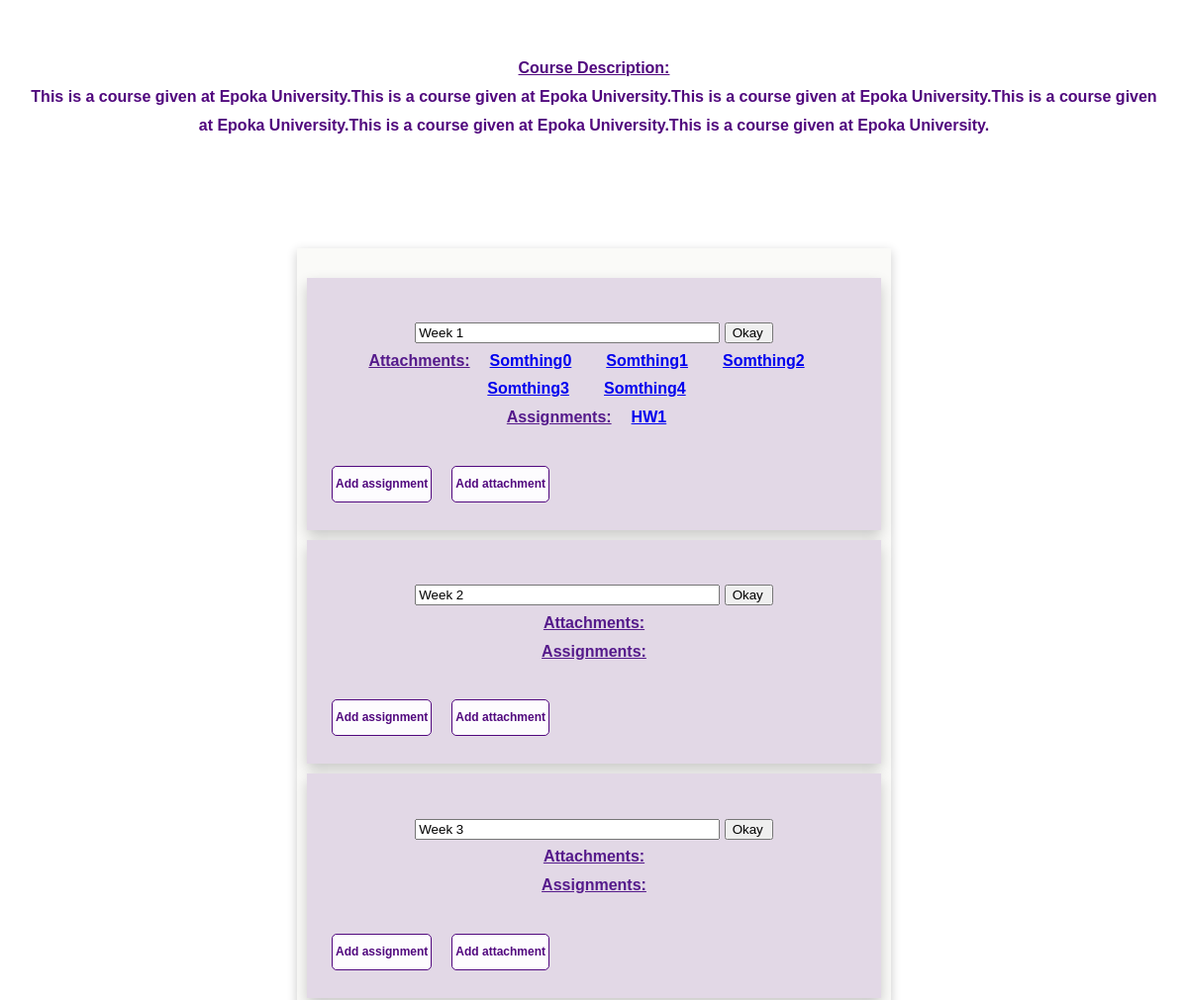
Before: /Utility/viewCourse.php?courseId=7 (signed in, middle part) with the older database file.
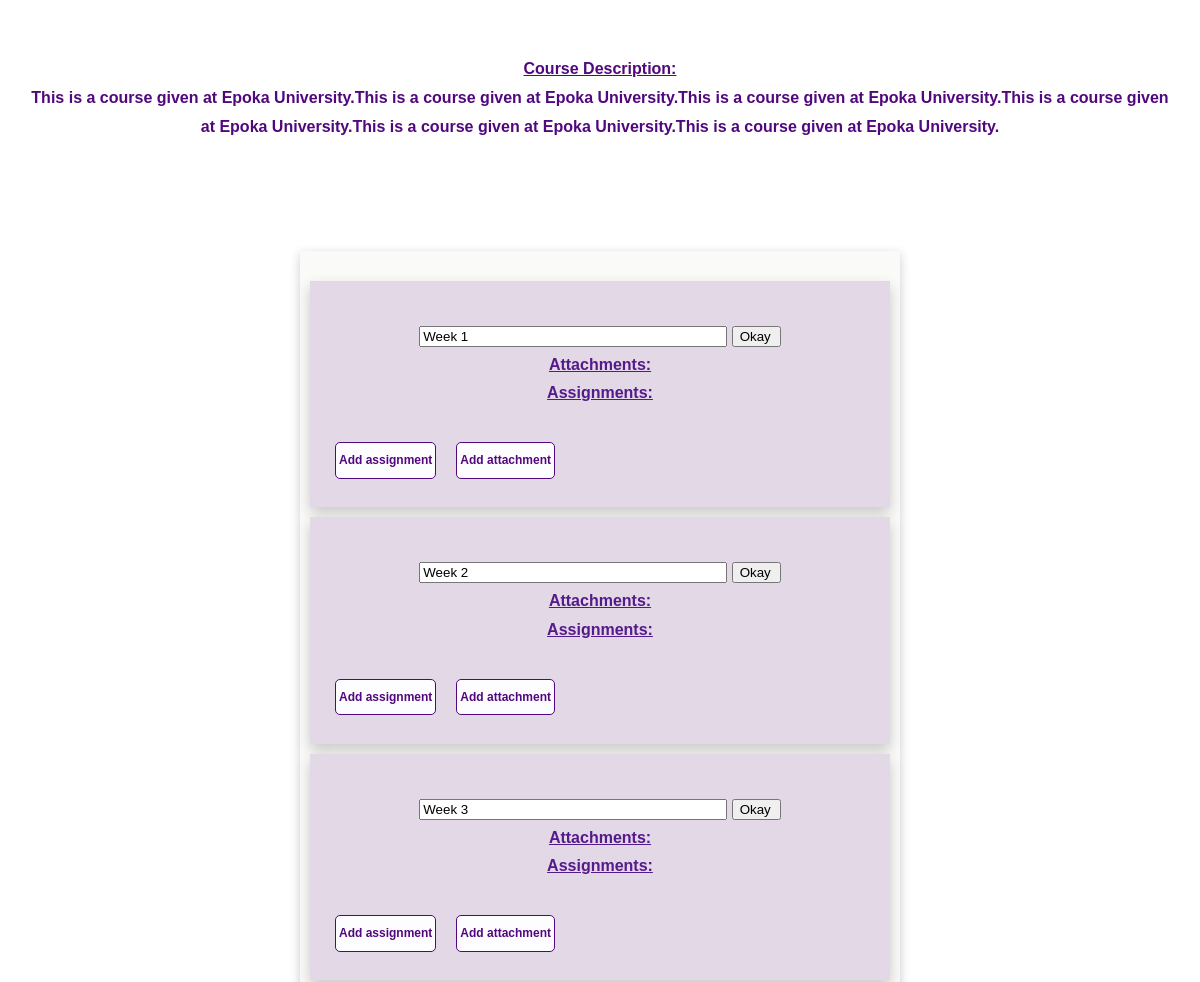
After: the same page with the newer database file.
### tables this page shows
CREATE TABLE `course` (
  `id` int(11) NOT NULL,
  `name` text NOT NULL,
  `description` text NOT NULL,
  `professorEmail` varchar(100) NOT NULL,
  `startDate` date NOT NULL,
  `endDate` date NOT NULL,
  `verified` int(11) DEFAULT NULL
);

CREATE TABLE `week` (
  `title` text NOT NULL,
  `weekNr` int(11) NOT NULL,
  `courseId` int(11) NOT NULL
);

CREATE TABLE `attachment` (
  `title` text NOT NULL,
  `path` varchar(150) NOT NULL,
  `uploadDate` date NOT NULL,
  `courseId` int(11) NOT NULL,
  `weekNr` int(11) NOT NULL,
  `assignmentId` int(11) DEFAULT NULL,
  `type` varchar(20) NOT NULL
);

CREATE TABLE `assignment` (
  `dueDate` date NOT NULL,
  `uploadDate` date NOT NULL,
  `weekNr` int(11) NOT NULL,
  `courseId` int(11) NOT NULL,
  `description` varchar(200) NOT NULL,
  `id` int(11) NOT NULL,
  `title` varchar(100) NOT NULL
);

### Utility/ownsCourseValidation.php (called while the page is built, shortened)
<?php
      include("../Model/course.php");
      $courseRepo = new Course();
      if($_SESSION["type"]==1){
        $course = $courseRepo->getCourseFromStudent($_SESSION["email"],$_GET["courseId"]);
      }
      else{
        $course = $courseRepo->getCourseFromProfessor($_SESSION["email"],$_GET["courseId"]);
      }
?>

### Model/course.php (called while the page is built, shortened)
<?php
    class Course{
        public function __construct(){
            include("../Utility/db_connection.php");
            $this -> dbh = $conn;
        }
        public function getCourseFromProfessor($email,$id){
            $stmt = $this -> dbh -> prepare("SELECT * from course c,week w where w.courseId = c.id and c.id=? and c.professorEmail=?");
            $stmt -> execute([$id,$email]);
            $courses = $stmt -> fetchAll();
            return $courses;
        }
    }
?>

### Model/attachment.php (called while the page is built, shortened)
<?php
    class Attachment{
        public function __construct(){
            include("../Utility/db_connection.php");
            $this -> dbh = $conn;
        }
        public function getAttachments($weekNr,$courseId){
            $stmt = $this -> dbh -> prepare("SELECT title,path,type from attachment WHERE courseID = ? and weekNr=? and assignmentId is null");
            $stmt -> execute([$courseId,$weekNr]);
            $attachemnts = $stmt -> fetchAll();
            return $attachemnts;
        }
    }
?>

### Model/assignment.php (called while the page is built, shortened)
<?php
    class Assignment{
        public function __construct(){
            include("../Utility/db_connection.php");
            $this -> dbh = $conn;
        }
        public function getAssignments($courseId,$weekNr){
            $stmt = $this -> dbh -> prepare("SELECT * from assignment WHERE courseID = ? and weekNr=?");
            $stmt -> execute([$courseId,$weekNr]);
            $assignments = $stmt -> fetchAll();
            return $assignments;
        }
    }
?>

### Controller/getCourseWeeks.php (the view, shortened to what this page needs)
<?php
    include("../Model/attachment.php");
    include("../Model/assignment.php");
    $attachmentRepo = new Attachment();
    $assignmentRepo = new Assignment();
    foreach($course as $week){
        $assignments = $assignmentRepo->getAssignments($week["courseId"],$week["weekNr"]);
        $title = empty($week['title'])?"Week {$week["weekNr"]}":$week["title"];
        echo "<div class='border' style='height: auto;'>";
        if($_SESSION["type"]==2){
          echo "<h4>
          <form>
            <input type='text' name='title' style='width:300px' value='{$title}' required>
            <input type='submit' value='Okay' style='padding-right:8px'>
          </form>";
        }else{
          echo "<h2>{$title}</h2>";
        }
        echo "<a href='' class='stretched-link' style='pointer-events: none; cursor: default;' >Attachments:</a>";
        $attachments = $attachmentRepo->getAttachments($week["weekNr"],$week["courseId"]);
        foreach($attachments as $attachment){
          echo "<a href='{$attachment['path']}' download='{$attachment['title']}.{$attachment['type']}' class='stretched-link' style='margin-right: 15px;'>{$attachment['title']}</a>";
        }
        echo "<br><a href='' class='stretched-link' style='pointer-events: none; cursor: default;' >Assignments: </a>";
        foreach($assignments as $assignment){
          echo "<a href='../Utility/viewAssignment.php?id={$assignment['id']}' class='stretched-link' style='margin-right: 15px;'>{$assignment['title']}</a>";
        }
        if($_SESSION["type"]==2){
          echo "<br><br><a href='../Professor/addAssignment.php?weekNr={$week["weekNr"]}&courseId={$week["id"]}' class='btnExtra' style='margin-right: 15px;'>Add assignment</a>";
          echo "<a href='../Professor/addAttachment.php?weekNr={$week["weekNr"]}&courseId={$week["id"]}' class='btnExtra' style='margin-right: 15px;'>Add attachment</a>";
        }
        echo "<br>";
        echo "</h4></div>";
    }
?>

### Utility/viewCourse.php (shortened to what this page needs)
<!DOCTYPE html>
<html lang="en">
<head>
    <link href="../css/profViewCourseStyle.css" rel="stylesheet">
    <link rel="stylesheet" href="https://cdnjs.cloudflare.com/ajax/libs/font-awesome/4.7.0/css/font-awesome.min.css">
</head>
<body>
    <?php
      include("../Utility/ownsCourseValidation.php");
    ?>
    <div class="container d-flex flex-column justify-content-center align-items-center text-center position-relative"
        data-aos="zoom-out">
        <main id="main">
            <div class="details-container">
                <div width="500px">
                    <h4>
                        <u>Course Description: </u><br>
                        <?php echo $course[0]["description"];?>
                    </h4>
                </div>
            </div>
            <br><br>
            <div class="flex-container">
                <?php
                include("../Controller/getCourseWeeks.php");
                ?>
</body>

### css/profViewCourseStyle.css (style rules this page uses)
body { margin: 0; padding: 0; font-family: sans-serif; line-height: 1.8em; color: #5a5c5a; }
.btnExtra { background-color: rgb(253, 252, 254); border: 1px solid #51087E; color: #51087E; padding: 3px 3px; text-align: center; text-decoration: none; font-size: 12px; float: left; margin-left: 20px; margin:5px; border-radius: 5px; }
input[type=text] { width: 110px; -webkit-transition: width 0.2s ease-in-out; transition: width 0.2s ease-in-out; }
h4 { color:#51087E; text-align: center; font-size: 16px; }
.flex-container { box-shadow: 0 3px 10px rgb(0 0 0 / 0.2); padding-top: 20px; justify-content: center; margin: auto; background-color: rgb(250, 250, 248); width: 50%; }
.flex-container > div { box-shadow: 0 6px 13px rgb(0 0 0 / 0.2); background-color: rgb(226, 216, 230); margin: 10px; padding: 20px; font-size: 13px; color: black; }
.btnExtra { background-color: rgb(253, 252, 254); border: 1px solid #51087E; color: #51087E; padding: 3px 3px; font-size: 12px; margin-left: 20px; margin:5px; border-radius: 5px; align-self: center; align-self: center; }
.details-container { padding-top: 20px; justify-content: center; margin: auto; display: flex; }
.details-container > div { margin: 10px; padding: 20px; font-size: 13px; color: black; }
a.stretched-link { padding: 0px 10px; word-wrap: normal; display: inline-block; }

Changed rows visible on the page:
removed attachment: title "Somthing0", shown under week "Week 1"
removed attachment: title "Somthing1", shown under week "Week 1"
removed attachment: title "Somthing2", shown under week "Week 1"
removed attachment: title "Somthing3", shown under week "Week 1"
removed attachment: title "Somthing4", shown under week "Week 1"
removed assignment: title "HW1", shown under week "Week 1"
